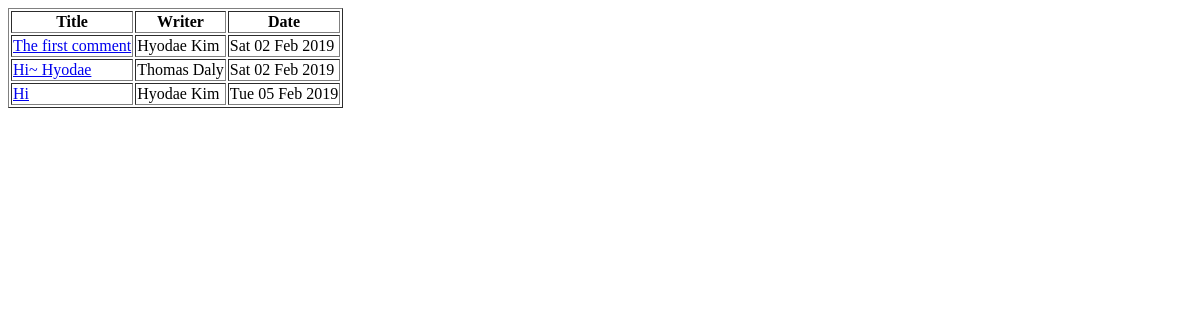
The page /list/ on the database as committed earlier.
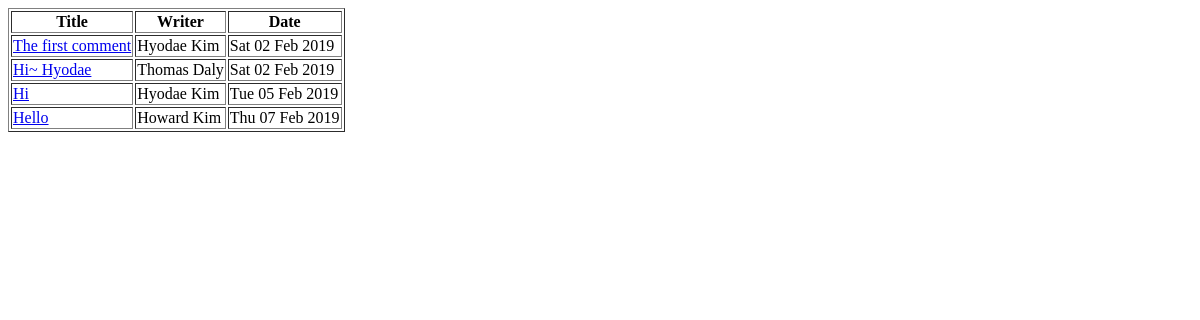
The same page on the database as committed later.
### community/models.py (models this page shows)
class Article(models.Model):
    name = models.CharField(max_length=50)
    title = models.CharField(max_length=50)
    contents = models.TextField()
    url = models.URLField()
    email = models.EmailField()
    cdate = models.DateTimeField(auto_now_add=True)

### community/views.py (the view)
# urls.py: path('list/', list, name='list'),
def list(request):
    articleList = Article.objects.all()
    return render(request, 'list.html',{'articleList':articleList})

### community/templates/list.html (shortened to what this page needs)
<!DOCTYPE html>
<html lang="en">
<head>
</head>
<body>
  <table border=\"1\">
    <th> Title </th>
    <th> Writer </th>
    <th> Date </th>
      {% for article in articleList %}
      <tr>
        <td> <a href="/view/{{article.id}}">{{ article.title }} </td>
        <td> {{ article.name }} </td>
        <td> {{ article.cdate|date:"D d M Y" }} </td>
      </tr>
      {% endfor %}
  </table>
</body>
</html>

Rows that differ between the two databases and show on the page:
added Article: title "Hello", name "Howard Kim", cdate "Thu 07 Feb 2019"
